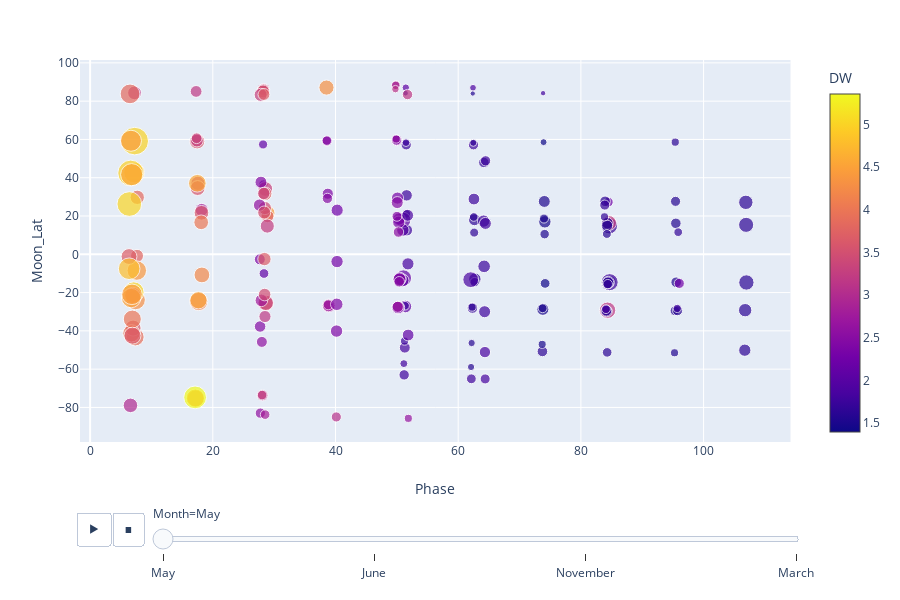

The cell this chart's notebook holds for it:
### Code cell
fig1.show()

### Figure 1 — Plotly figure (JSON) as saved in the notebook; plotly's stock layout.template omitted (floating-point values rounded to 4 significant figures; data arrays with more than 128 entries replaced by an {"elided": "..."} marker saying what was removed)
{"data": [{"hoverlabel": {"namelength": 0}, "hovertemplate": "<b>%{hovertext}</b><br><br>Month=May<br>Phase=%{x}<br>Moon_Lat=%{y}<br>Relint=%{marker.size}<br>DW=%{marker.color}", "hovertext": {"elided": "196 str values"}, "legendgroup": "", "marker": {"color": {"elided": "196 float values"}, "coloraxis": "coloraxis", "size": {"elided": "196 float values"}, "sizemode": "area", "sizeref": 8.167, "symbol": "circle"}, "mode": "markers", "name": "", "showlegend": false, "type": "scatter", "x": {"elided": "196 float values"}, "xaxis": "x", "y": {"elided": "196 float values"}, "yaxis": "y"}], "layout": {"coloraxis": {"colorbar": {"title": {"text": "DW"}}, "colorscale": [[0, "#0d0887"], [0.1111, "#46039f"], [0.2222, "#7201a8"], [0.3333, "#9c179e"], [0.4444, "#bd3786"], [0.5556, "#d8576b"], [0.6667, "#ed7953"], [0.7778, "#fb9f3a"], [0.8889, "#fdca26"], [1, "#f0f921"]]}, "height": 600, "legend": {"itemsizing": "constant", "tracegroupgap": 0}, "margin": {"t": 60}, "sliders": [{"active": 0, "currentvalue": {"prefix": "Month="}, "len": 0.9, "pad": {"b": 10, "t": 60}, "steps": [{"args": [["May"], {"frame": {"duration": 0, "redraw": false}, "fromcurrent": true, "mode": "immediate", "transition": {"duration": 0, "easing": "linear"}}], "label": "May", "method": "animate"}, {"args": [["June"], {"frame": {"duration": 0, "redraw": false}, "fromcurrent": true, "mode": "immediate", "transition": {"duration": 0, "easing": "linear"}}], "label": "June", "method": "animate"}, {"args": [["November"], {"frame": {"duration": 0, "redraw": false}, "fromcurrent": true, "mode": "immediate", "transition": {"duration": 0, "easing": "linear"}}], "label": "November", "method": "animate"}, {"args": [["March"], {"frame": {"duration": 0, "redraw": false}, "fromcurrent": true, "mode": "immediate", "transition": {"duration": 0, "easing": "linear"}}], "label": "March", "method": "animate"}], "x": 0.1, "xanchor": "left", "y": 0, "yanchor": "top"}], "updatemenus": [{"buttons": [{"args": [null, {"frame": {"duration": 500, "redraw": false}, "fromcurrent": true, "mode": "immediate", "transition": {"duration": 500, "easing": "linear"}}], "label": "&#9654;", "method": "animate"}, {"args": [[null], {"frame": {"duration": 0, "redraw": false}, "fromcurrent": true, "mode": "immediate", "transition": {"duration": 0, "easing": "linear"}}], "label": "&#9724;", "method": "animate"}], "direction": "left", "pad": {"r": 10, "t": 70}, "showactive": false, "type": "buttons", "x": 0.1, "xanchor": "right", "y": 0, "yanchor": "top"}], "xaxis": {"anchor": "y", "domain": [0, 0.98], "title": {"text": "Phase"}}, "yaxis": {"anchor": "x", "domain": [0, 1], "title": {"text": "Moon_Lat"}}}}
